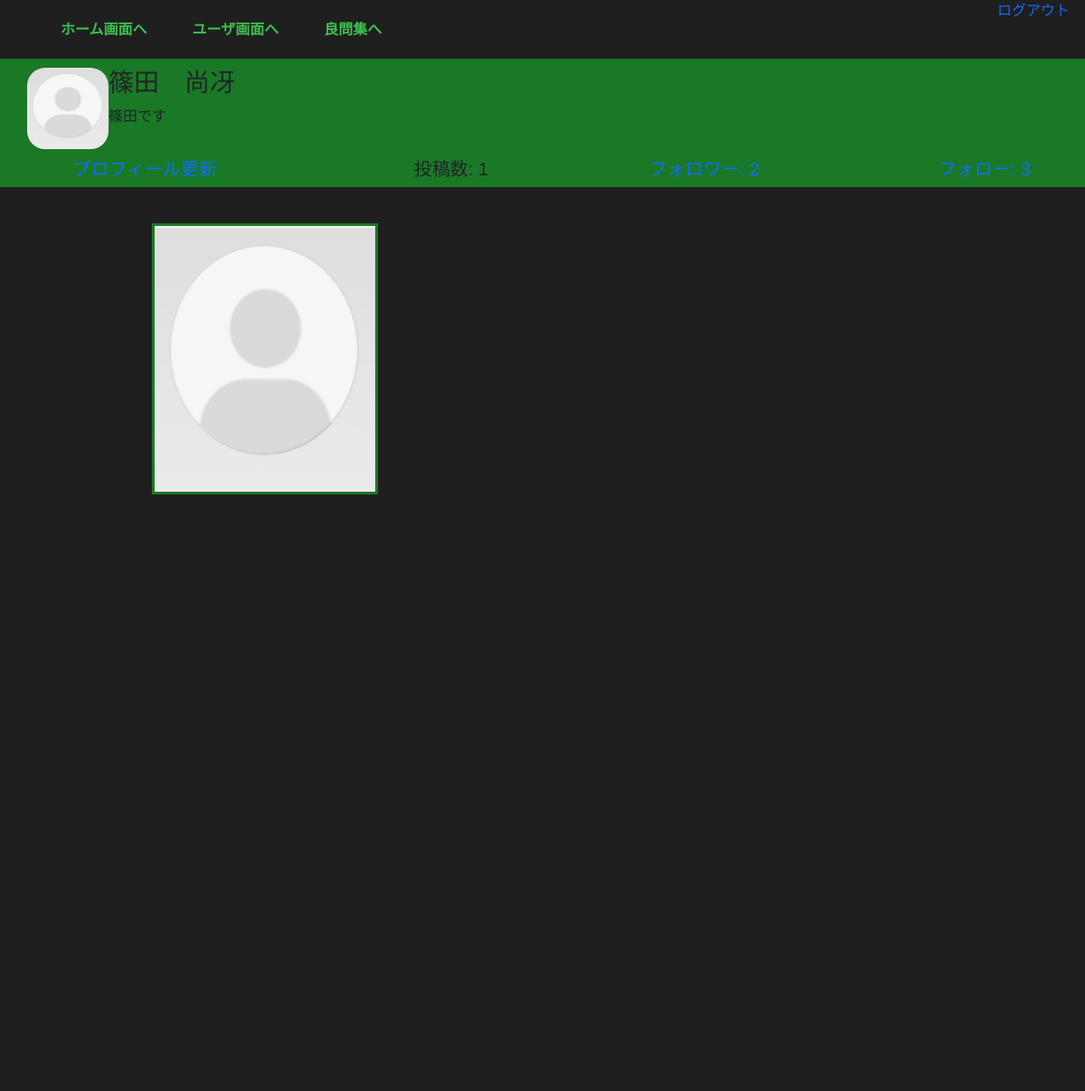
Page /users/user_home/syogo1 (signed in) on the earlier database version.
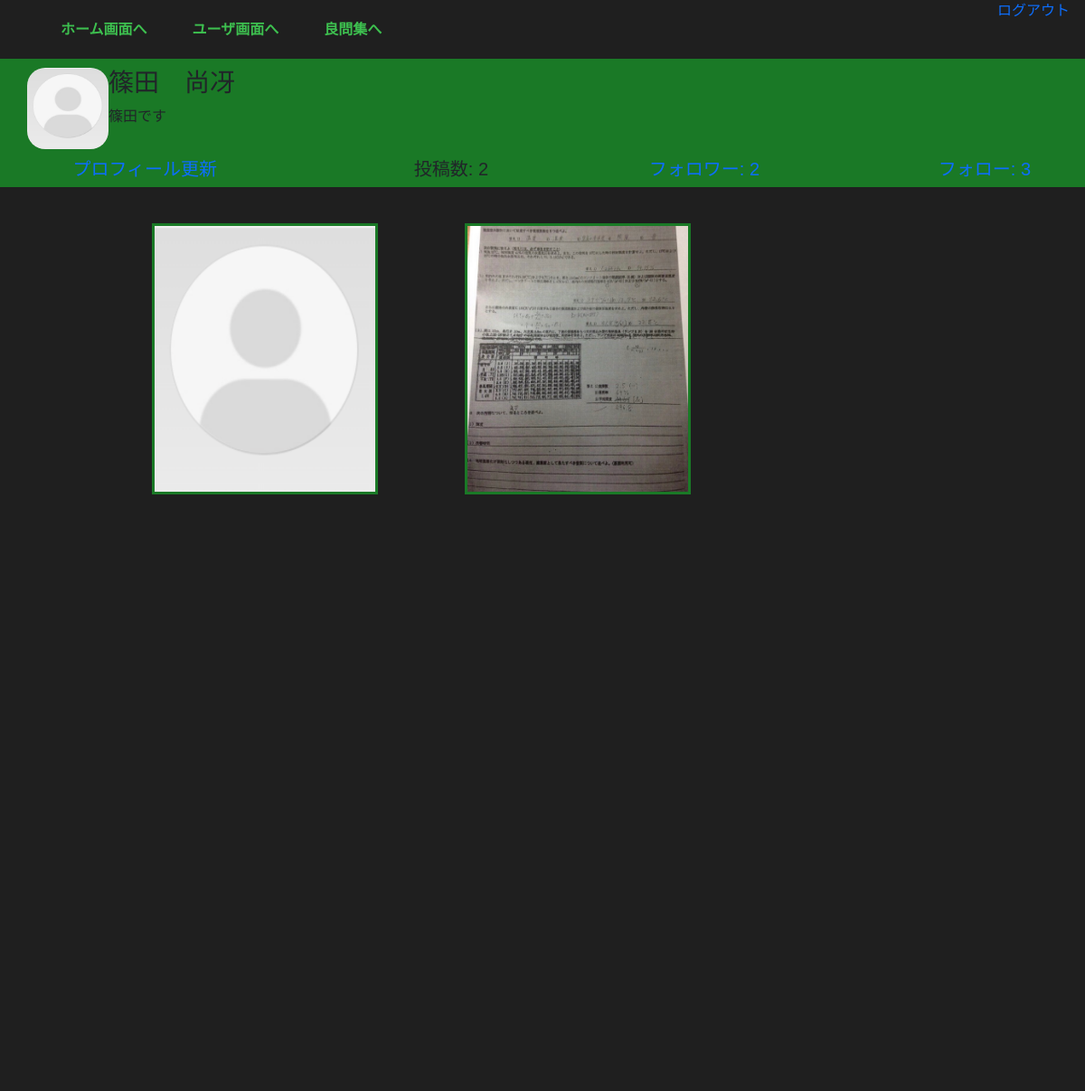
Same page on the later database version.
### accounts/models.py (models this page shows)
class UserProfiles(models.Model):
    picture = models.FileField(upload_to='picture/', null=True, )
    nickname = models.CharField(max_length=150)
    user = models.OneToOneField(
        Users, on_delete=models.CASCADE
    )
    introduction = models.TextField(null=True, blank=True, max_length=255)
    create_at = models.DateTimeField(default=datetime.now())
    update_at = models.DateTimeField(default=datetime.now())
    objects = UserProfilesManager()
    class Meta:
        db_table = 'plofiles'

### boards/models.py (models this page shows)
class Boards(models.Model):
    user = models.ForeignKey(
        Users, on_delete=models.CASCADE
    )
    user_picture = models.FileField(upload_to='boards/')
    name = models.CharField(max_length=150)
    title = models.CharField(max_length=150)
    boards_picture = models.FileField(upload_to='boards/', null=True)
    description = models.CharField(max_length=255)
    create_at = models.DateTimeField(default=datetime.now())
    update_at = models.DateTimeField(default=datetime.now())
    objects = BoardsManager()
    class Meta:
        db_table = 'boards'

### users/views.py (the view)
# urls.py: path('user_home/<str:username>', UserHomeView.as_view(), name='user_home'),
class UserHomeView(LoginRequiredMixin, TemplateView):
    template_name = 'users/user_home.html'
    def get(self, *args, **kwargs):
        username = self.kwargs.get('username')
        try:
            Users.objects.get(username=username)
        except:
            return redirect('boards:board_list')
        return super().get(*args, **kwargs)
    def get_context_data(self, **kwargs):
        context = super().get_context_data(**kwargs)
        user = Users.objects.filter_by_username(username=self.kwargs.get('username'))
        profile = UserProfiles.objects.filter_by_profile(user_id=user.id)
        boards =  Boards.objects.filter_by_boards(user_id=user.id)
        follow_num = FollowFollowerUser.objects.count_follow(follow_user=user.id)
        follower_num = FollowFollowerUser.objects.count_follower(follower_user=user.id)
        boards_num = Boards.objects.count_boards(user=user)
        self_user = Users.objects.filter_by_id(id=self.request.user.id)
        if user == self_user:
            context['follow'] = 'self'
        elif FollowFollowerUser.objects.filter(follow_user=self_user.id, follower_user=user.id):
            context['follow'] = 'followed'
        else:
            context['follow'] = 'follow'
        context['author_username'] = user.username
        context['profile'] = profile
        context['boards'] = boards
        context['follow_num'] = follow_num
        context['follower_num'] = follower_num
        context['boards_num'] = boards_num
        return context

### accounts/models.py (called while the page is built)
    def filter_by_username(self, username):
        return self.filter(username=username).first()

    def filter_by_id(self, id):
        return self.filter(id=id).first()

    def filter_by_profile(self, user_id):
        return self.filter(user_id=user_id).first()

### boards/models.py (called while the page is built)
    def filter_by_boards(self, user_id):
        return self.filter(user_id=user_id).all()

    def count_boards(self, user):
        return self.filter(user=user).all().count()

### users/models.py (called while the page is built)
    def count_follow(self, follow_user):
        return self.filter(follow_user=follow_user).all().count()

    def count_follower(self, follower_user):
        return self.filter(follower_user=follower_user).all().count()

### templates/users/user_home.html (shortened to what this page needs)
{% extends 'base.html' %}
{% block content %}
<div class="profile-wrapper">
  <div class="profile">
    <div class="profile-img">
      <img src="{{ profile.picture.url }}">
    </div>
    <div class="profile-comment">
      <h3>{{ profile.nickname }}</h3>
      <p>{{ profile.introduction }}</p>
    </div>
  </div>
</div>
<div class="status-wrapper">
  <div class="status-container">
    <div class="follow-action">
      {% if "self" == follow %}
        <h5><a href="{% url 'accounts:update_profile' profile.id %}">プロフィール更新</a></h5>
      {% elif "followed" == follow %}
        <h5><a class="" href="{% url 'users:clear_follow' author_username %}">フォローを解除</a></h5>
      {% elif "follow" == follow %}
        <h5><a class="" href="{% url 'users:follow' author_username %}">フォローをする</a></h5>
      {% endif %}
    </div>
    <div class="submission-num">
      <h5>投稿数: {{ boards_num }}</h5>
    </div>
    <div class="follower-num">
      <h5><a href="{% url 'users:follower_list' author_username%}">フォロワー: {{ follower_num }}</a></h5>
    </div>
    <div class="follow-num">
      <h5><a href="{% url 'users:follow_list' author_username%}">フォロー: {{ follow_num }}</a></h5>
    </div>
  </div>
</div>
<div class="submission-wrapper">
  <div class="flex-submission">
    {% for board in boards %}
    <div class="flex-contents">
      <img src="{{ board.boards_picture.url }}">
    </div>
    {% endfor %}
  </div>
</div>
{% endblock %}

### templates/base.html (shortened to what this page needs)
<!DOCTYPE html>
<html lang="ja">
  <head>
    <link href="https://cdn.jsdelivr.net/npm/bootstrap@5.0.2/dist/css/bootstrap.min.css" rel="stylesheet">
    <link rel="stylesheet" type="text/css" href="https://getbootstrap.com/docs/4.3/assets/css/docs.min.css">
    {% load static %}
    <link rel="stylesheet" href="{% static 'assets/css/base.css' %}">
    <link rel="stylesheet" href="https://maxcdn.bootstrapcdn.com/font-awesome/4.6.3/css/font-awesome.min.css">
    <link rel="stylesheet" href="https://maxcdn.bootstrapcdn.com/font-awesome/4.6.3/css/font-awesome.min.css">
  </head>
  <body>
    <header>
      <div class="container">
        <div class="header-left">
          <a href="{% url 'boards:board_list' %}">ホーム画面へ</a>
          <a href="{% url 'users:user_home' user.username %}">ユーザ画面へ</a>
          <a href="{% url 'questions:subject_list' %}">良問集へ</a>
        </div>
        <div class="header-right">
          <a href="{% url 'accounts:logout' %}">ログアウト</a>
        </div>
      </div>
    </header>
    {% block content %}{% endblock %}
   </body>
</html>

### static/assets/css/base.css (style rules this page uses)
* { box-sizing: border-box; }
body { margin: 0; font-family: "メイリオ", "Meiryo", "ヒラギノ角ゴ Pro W3", "Hiragino Kaku Gothic Pro", "ＭＳ Ｐゴシック", sans-serif; }
a { text-decoration: none; }
header { height: 65px; width: 100%; background-color: rgb(31, 31, 31); }
.header-left { float: left; }
.header-right { float: right; margin-right: -25px; }
.header-left a { line-height: 65px; padding: 0 25px; color: rgba(67, 221, 88, 0.85); display: block; float: left; transition: all 0.5s; font-weight: bolder; }
.profile { display: flex; background-color: rgb(26, 121, 38); }
.profile-img { width: 10%; padding: 10px 0 10px 30px; }
.profile-comment { width: 90%; padding-top: 10px; }
.profile-img img { border-radius: 20px; width: 90px; height: 90px; }
.status-container { display: flex; background-color: rgb(26, 121, 38); }
.status-container div { width: 25%; text-align: right; padding-right: 5%; }
.flex-submission { display: flex; flex-wrap: wrap; justify-content: flex-start; background-color: rgb(31, 31, 31); height: 1000px; padding-left:10%; padding-right: 10%; }
.flex-contents { padding-left: 5%; padding-right: 5%; padding-top: 40px; }
.flex-contents img { width: 250px; height: 300px; border: solid 3px rgb(26, 121, 38); }

Differences in the rows shown:
added Boards: boards_picture (picture)
Other differences:
{{ boards_num }}: "1" → "2"
